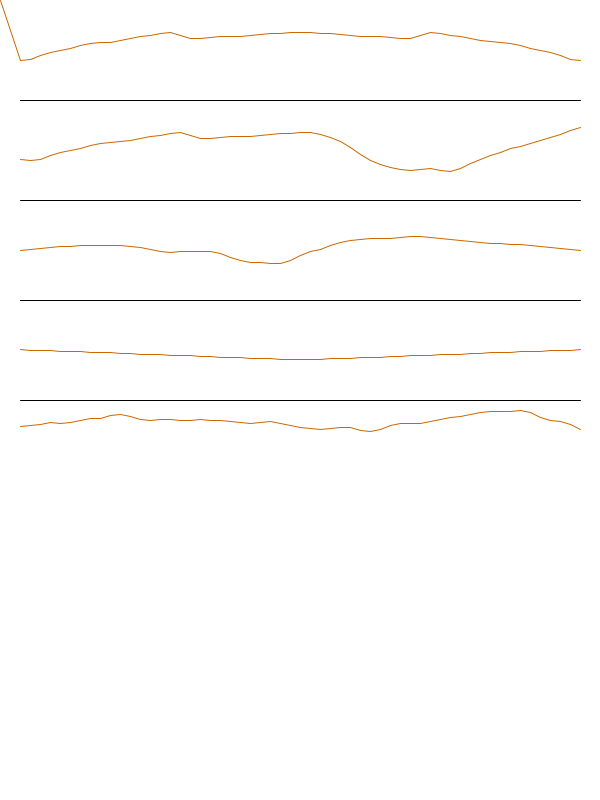
Frame 1 (no input)
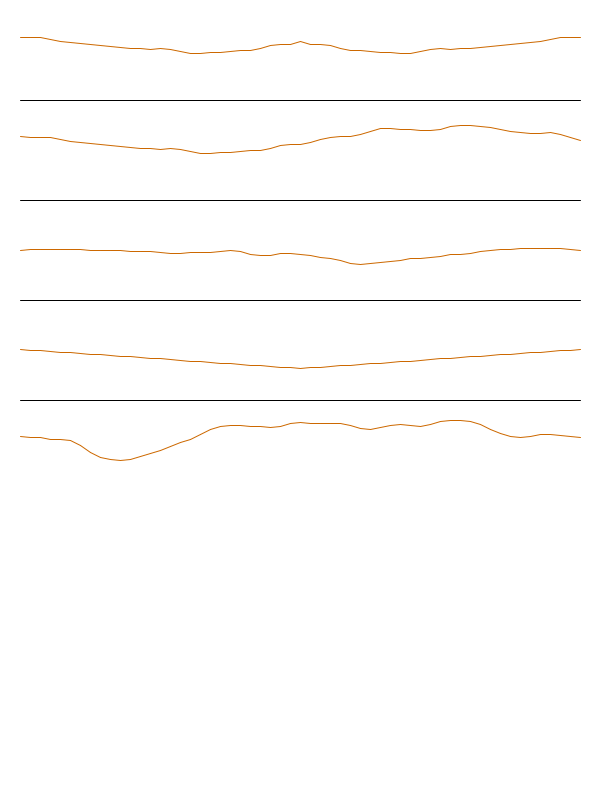
Frame 60 (the mouse pressed at the canvas centre just before this capture)
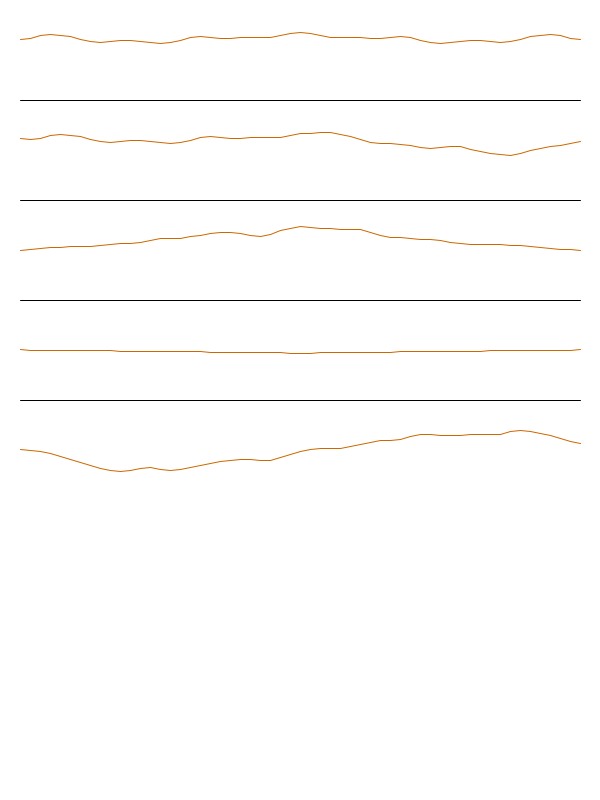
Frame 120 (the mouse held since frame 60 and released just before this capture)

The Processing sketch that drew these frames (run headless with seeded random() and noise(); from frame 60 on, the mouse is pressed at the canvas centre):

// Processing sketch: PerlinNoiseForWavePatterns
// ── PerlinNoiseForWavePatterns.pde
float xStep = 10;
int margin = 20;

float lastX, lastY, yNoise, xNoise = 0;
float centerY;

void setup(){
  size(600, 800);
}


void draw(){
  background(255);
  xNoise = 0;
  
  stroke(204, 104, 0);
  centerY = 50;
  for(int x = margin; x <= width - margin; x += xStep){
    float y = map(noise(xNoise, yNoise), 0, 1, centerY - 50, centerY + 50);
    if(lastX != width - margin){
      line(x, y, lastX, lastY);
    }
    lastX = x;
    lastY = y;
    if(x < width /2){
      xNoise += 0.05;
      yNoise +=0.01;
    }
    else {
      xNoise -= 0.05;
      yNoise -=0.01;
    }
  }
  
  stroke(0);
  line(margin, centerY+50, width-margin, centerY+50);
  
  stroke(204, 104, 0);
  centerY += 100;
  for(int x = margin; x <= width - margin; x += xStep){
    float y = map(noise(xNoise, yNoise), 0, 1, centerY - 50, centerY + 50);
    if(lastX != width - margin){
      line(x, y, lastX, lastY);
    }
    lastX = x;
    lastY = y;
    xNoise += 0.05;
    if(x < width /2){
      yNoise +=0.01;
    }
    else {
      yNoise -=0.01;
    }
  }
  
  stroke(0);
  line(margin, centerY+50, width-margin, centerY+50);
  
  stroke(204, 104, 0);
  
  centerY += 100;
  float lerpAmnt = 1;
  float increment = 1/((width/2 - margin)/xStep);
  
  for(int x = margin; x <= width - margin; x += xStep){
    
    
    float val = lerp(noise(xNoise, yNoise), 0.5, lerpAmnt);
    float y = map(val, 0, 1, centerY - 50, centerY + 50);
    
    if(lastX != width - margin){
      line(x, y, lastX, lastY);
    }
    lastX = x;
    lastY = y;
    xNoise += 0.05;
    

    if(x < width/2){
      lerpAmnt -= increment;
    }
    else {
      lerpAmnt += increment;
    }
  }
  
  stroke(0);
  line(margin, centerY+50, width-margin, centerY+50);
  
  stroke(204, 104, 0);
  
  centerY += 100;
  
  for(int x = margin; x <= width - margin; x += xStep){
    float val = lerp(noise(yNoise), 0.5, lerpAmnt);
    float y = map(val, 0, 1, centerY - 50, centerY + 50);
    
    if(lastX != width - margin){
      line(x, y, lastX, lastY);
    }
    lastX = x;
    lastY = y;
    xNoise += 0.05;
    

    if(x < width/2){
      lerpAmnt -= increment;
    }
    else {
      lerpAmnt += increment;
    }
  }
  
  stroke(0);
  line(margin, centerY+50, width-margin, centerY+50);
  
  stroke(204, 104, 0);
  
  centerY += 100;
  for(int x = margin; x <= width - margin; x += xStep){
    float y = map(noise(xNoise, yNoise), 0, 1, centerY - 50, centerY + 50);
    if(lastX != width - margin){
      line(x, y, lastX, lastY);
    }
    lastX = x;
    lastY = y;
    xNoise += 0.05;
  }
  
  yNoise -=0.01;
  
}

float customRandom(float centerPoint, float radians){
  //return centerPoint + (pow(sin(radians), 3) * 40 * noise(radians*2));
  return map(noise(radians), 0, 1, centerPoint - 50, centerPoint + 50);
  
}
